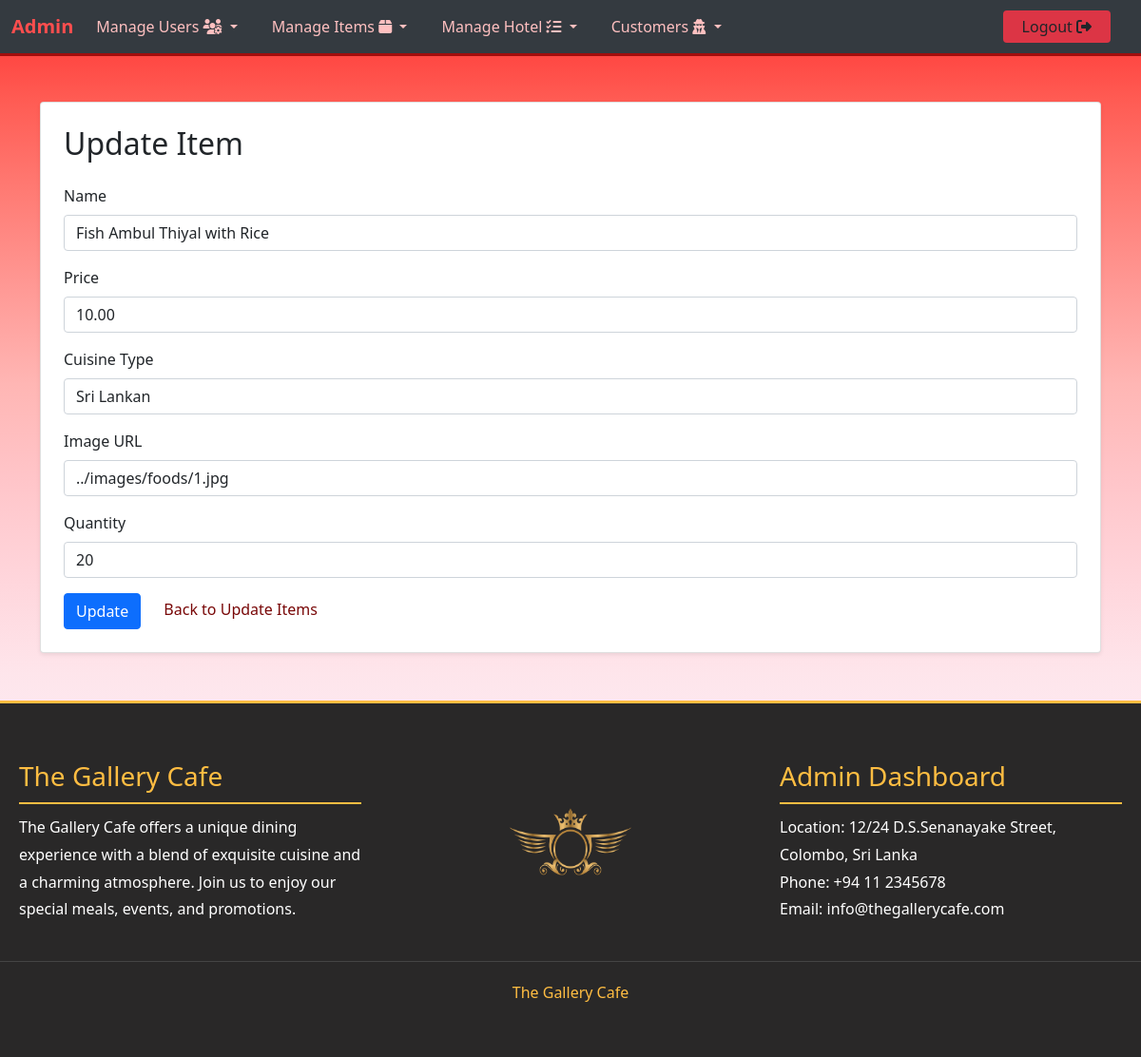
/the_gallery_cafe/admin/update_item_handler.php?id=1, run on the app's committed database.
### tables this page shows
CREATE TABLE `items` (
  `id` int(11) NOT NULL,
  `name` varchar(255) NOT NULL,
  `image` varchar(255) NOT NULL,
  `price` decimal(10,2) NOT NULL,
  `quantity` int(11) NOT NULL,
  `item_type` varchar(255) NOT NULL,
  `cuisine_type` enum('Sri Lankan','Chinese','Italian') NOT NULL,
  `created_at` timestamp NOT NULL DEFAULT current_timestamp()
);

### the_gallery_cafe/admin/update_item_handler.php (the view, shortened to what this page needs)
<?php
include('../config.php');?>
<?php
if (isset($_GET['id'])) {
    $id = $_GET['id'];
    $sql = "SELECT * FROM items WHERE id = $id";
    $result = $conn->query($sql);
    if ($result->num_rows > 0) {
        $row = $result->fetch_assoc();
    } else {
        echo "Item not found.";
        exit;
    }
}
?>
<!DOCTYPE html>
<html lang="en">
<head>
    <link href="https://cdn.jsdelivr.net/npm/bootstrap@5.1.3/dist/css/bootstrap.min.css" rel="stylesheet">
    <link href="https://cdnjs.cloudflare.com/ajax/libs/font-awesome/6.1.1/css/all.min.css" rel="stylesheet">
</head>
<body>
<header>
    <nav class="navbar navbar-expand-lg">
        <div class="container-fluid">
            <a class="navbar-brand" href="admin_dashboard.php">Admin</a>
            <div class="collapse navbar-collapse" id="navbarSupportedContent">
            <ul class="navbar-nav me-auto mb-2 mb-lg-0">
                    <li class="nav-item dropdown">
                        <a class="nav-link dropdown-toggle" href="#" id="userDropdown" role="button" data-bs-toggle="dropdown" aria-expanded="false">
                            Manage Users <i class="fa fa-users-cog"></i>
                        </a>
                    </li>
                    <li class="nav-item dropdown">
                        <a class="nav-link dropdown-toggle" href="#" id="itemDropdown" role="button" data-bs-toggle="dropdown" aria-expanded="false">
                            Manage Items <i class="fa fa-box"></i>
                        </a>
                    </li>
                    <li class="nav-item dropdown">
                        <a class="nav-link dropdown-toggle" href="#" id="manageDropdown" role="button" data-bs-toggle="dropdown" aria-expanded="false">
                            Manage Hotel <i class="fa fa-tasks"></i>
                        </a>
                    </li>
                    <li class="nav-item dropdown">
                        <a class="nav-link dropdown-toggle" href="#" id="hotelOpsDropdown" role="button" data-bs-toggle="dropdown" aria-expanded="false">
                            Customers <i class="fa fa-user-secret"></i>
                        </a>
                    </li>
                </ul>
                <a href="logout.php" class="btn btn-logout">Logout <i class="fa fa-sign-out-alt"></i></a>
            </div>
        </div>
    </nav>
</header>
    <div class="container mt-5">
        <div class="card shadow-sm p-4">
            <h2 class="mb-4">Update Item</h2>
            <form method="POST" action="">
                <div class="mb-3">
                    <label for="name" class="form-label">Name</label>
                    <input type="text" class="form-control" id="name" name="name" value="<?php echo $row['name']; ?>" required>
                </div>
                <div class="mb-3">
                    <label for="price" class="form-label">Price</label>
                    <input type="text" class="form-control" id="price" name="price" value="<?php echo $row['price']; ?>" required>
                </div>
                <div class="mb-3">
                    <label for="cuisine_type" class="form-label">Cuisine Type</label>
                    <input type="text" class="form-control" id="cuisine_type" name="cuisine_type" value="<?php echo $row['cuisine_type']; ?>" required>
                </div>
                <div class="mb-3">
                    <label for="image" class="form-label">Image URL</label>
                    <input type="text" class="form-control" id="image" name="image" value="<?php echo $row['image']; ?>" required>
                </div>
                <div class="mb-3">
                    <label for="quantity" class="form-label">Quantity</label>
                    <input type="number" class="form-control" id="quantity" name="quantity" value="<?php echo $row['quantity']; ?>" required>
                </div>
                <button type="submit" class="btn btn-primary">Update</button>
                <a class="back" href="update_item.php">Back to Update Items</a>
            </form>
        </div>
    </div>
<?php include('partials/footer_a.php'); ?>

### the_gallery_cafe/admin/update_item_handler.php (style rules this page uses)
body { animation: fadeIn 0.7s ease-in-out; background-image: linear-gradient(to bottom, #ff2e2e, #ff5a52, #ff7b74, #ff9995, #ffb6b4, #ffc5c9, #ffd5db, #fee5eb, #fcecf4, #fbf3fa, #fcf9fd, #ffffff); background-size: cover; }
.container { margin-bottom: 50px; }
.navbar { display: flex; background-color: #343a40; border-bottom: 3px solid #A20D0D; animation: slideInTop 1s ease-in-out; }
.navbar-brand { margin-left: auto; font-weight: bold; color: #FF4E4E; }
.btn { margin-left: auto; margin-right: 20px; }
.nav-link { color: #FFC0C0; margin-right: 10px; transition: color 0.3s; }
.nav-item { margin-right: 10px; }
.btn-logout { background-color: #dc3545; border: none; transition: background-color 0.3s; padding: 5px 20px 5px 20px; }
.collapse.navbar-collapse { justify-content: space-between; }
.back { text-decoration: none; color: #790808; }

### data on the page
items: name "Fish Ambul Thiyal with Rice", price "10.00", cuisine_type "Sri Lankan", image "../images/foods/1.jpg", quantity "20"
